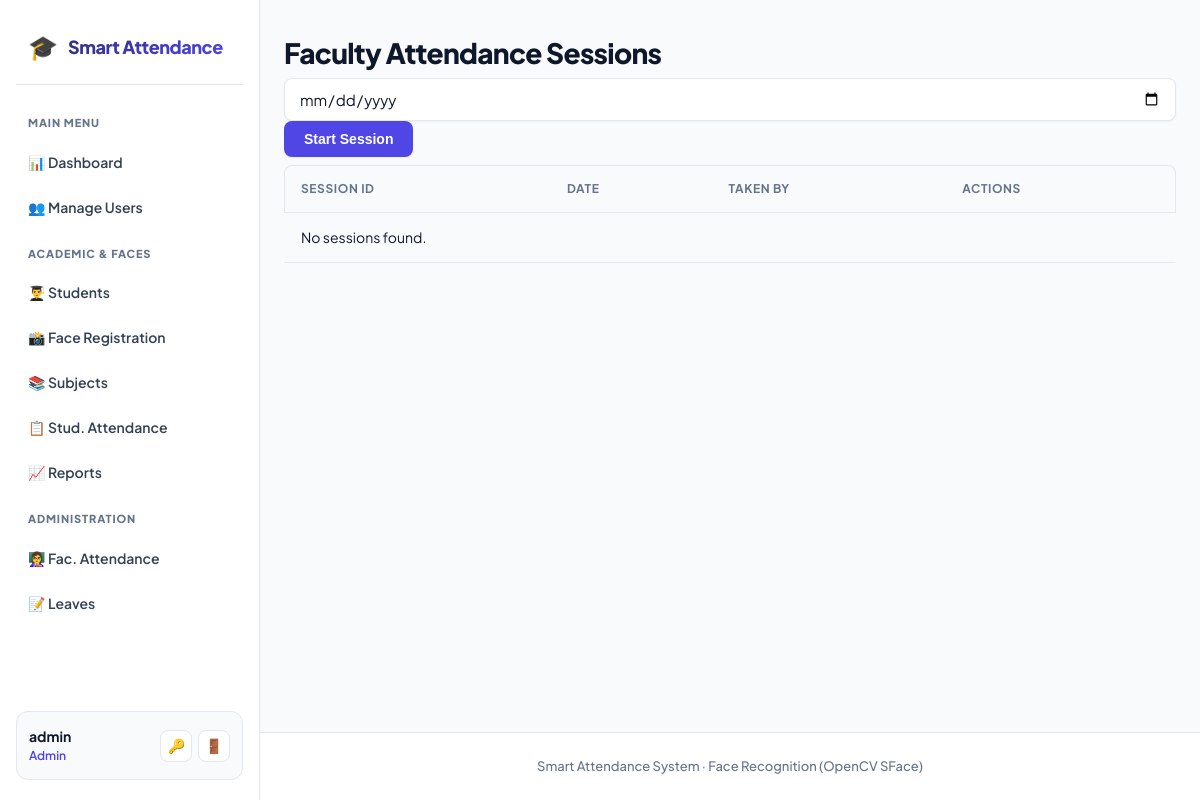
The page /director/faculty-attendance (signed in) on the database as committed earlier.
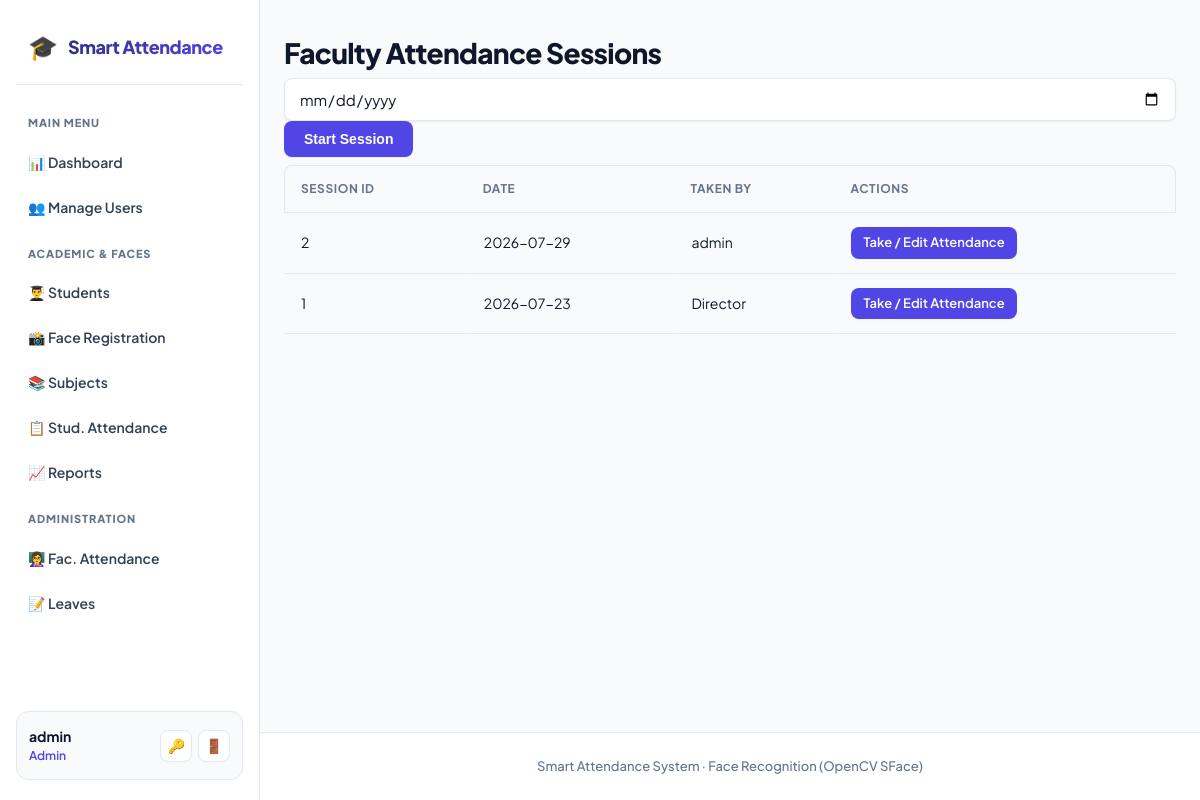
The same page on the database as committed later.
### models.py (models this page shows, shortened)
class FacultyAttendanceSession(db.Model):
    __tablename__ = "faculty_sessions"
    id = db.Column(db.Integer, primary_key=True)
    taken_by_id = db.Column(db.Integer, db.ForeignKey("users.id"), nullable=False)
    taken_by = db.relationship("User", foreign_keys=[taken_by_id])
    session_date = db.Column(db.Date, default=date.today)
    created_at = db.Column(db.DateTime, default=datetime.utcnow)
    records = db.relationship(
        "FacultyAttendance", backref="session", cascade="all, delete-orphan"
    )

class User(UserMixin, db.Model):
    __tablename__ = "users"
    id = db.Column(db.Integer, primary_key=True)
    username = db.Column(db.String(80), unique=True, nullable=False, index=True)
    email = db.Column(db.String(120), unique=True, nullable=False)
    password_hash = db.Column(db.String(255), nullable=False)
    role = db.Column(db.String(20), nullable=False, default=ROLE_STUDENT)
    created_at = db.Column(db.DateTime, default=datetime.utcnow)
    student_id = db.Column(db.Integer, db.ForeignKey("students.id"), nullable=True)
    student = db.relationship("Student", backref=db.backref("user", uselist=False))
    face_samples = db.relationship(
        "FaceSample", backref="user", cascade="all, delete-orphan"
    )

### blueprints/director.py (the view)
@director_bp.route("/faculty-attendance")
@login_required
@director_required
def faculty_attendance_index():
    sessions = FacultyAttendanceSession.query.order_by(FacultyAttendanceSession.session_date.desc()).all()
    return render_template("director/faculty_attendance.html", sessions=sessions)

### templates/director/faculty_attendance.html (shortened to what this page needs)
{% extends "base.html" %}
{% block content %}
<div class="d-flex justify-content-between flex-wrap flex-md-nowrap align-items-center pt-3 pb-2 mb-3 border-bottom">
    <h1 class="h2">Faculty Attendance Sessions</h1>
    <form method="post" action="{{ url_for('director.new_faculty_session') }}" class="d-flex">
        <input type="date" name="session_date" class="form-control me-2" required value="{{ today }}">
        <button type="submit" class="btn btn-primary">Start Session</button>
    </form>
</div>
<div class="table-responsive">
    <table class="table table-striped table-sm mt-3">
        <thead>
            <tr>
                <th>Session ID</th>
                <th>Date</th>
                <th>Taken By</th>
                <th>Actions</th>
            </tr>
        </thead>
        <tbody>
            {% for session in sessions %}
            <tr>
                <td>{{ session.id }}</td>
                <td>{{ session.session_date }}</td>
                <td>{{ session.taken_by.username }}</td>
                <td>
                    <a href="{{ url_for('director.take_faculty_attendance', session_id=session.id) }}" class="btn btn-sm btn-outline-primary">Take / Edit Attendance</a>
                </td>
            </tr>
            {% else %}
            <tr><td colspan="4">No sessions found.</td></tr>
            {% endfor %}
        </tbody>
    </table>
</div>
{% endblock %}

Rows that differ between the two databases and show on the page:
added FacultyAttendanceSession: id "2", session_date "2026-07-29", taken_by.username "admin"
added FacultyAttendanceSession: id "1", session_date "2026-07-23", taken_by.username "Director"
Other text that changed with them:
text no longer shown: "No sessions found."
